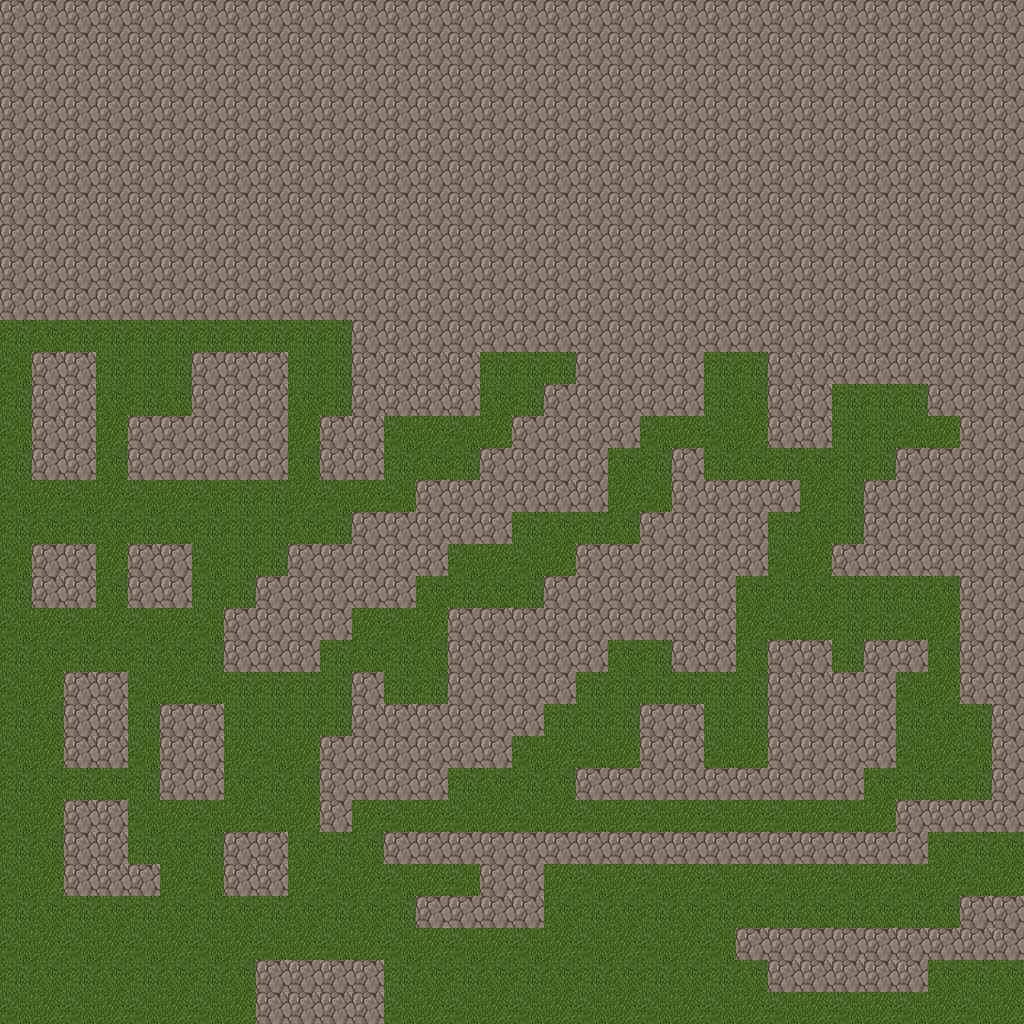

This game map was drawn from its Tiled (.tmx) file and the tilesets committed beside it. A one-line description and the trimmed map source follow:
An orthogonal 32x32 tile map with 32x32 px tiles, 2 tile layers (Tile Layer 1, Tile Layer 2).

<map version="1.0" orientation="orthogonal" width="32" height="32" tilewidth="32" tileheight="32">
 <tileset firstgid="1" name="test" tilewidth="32" tileheight="32">
  <image source="image.png" width="512" height="512" />
 </tileset>
 <layer name="Tile Layer 1" width="32" height="32">
  <data>[1024 cells, 1024 non-empty, 4 distinct tile ids]</data>
 </layer>
 <layer name="Tile Layer 2" width="32" height="32">
  <data>[1024 cells, 640 non-empty, 4 distinct tile ids]</data>
 </layer>
</map>
